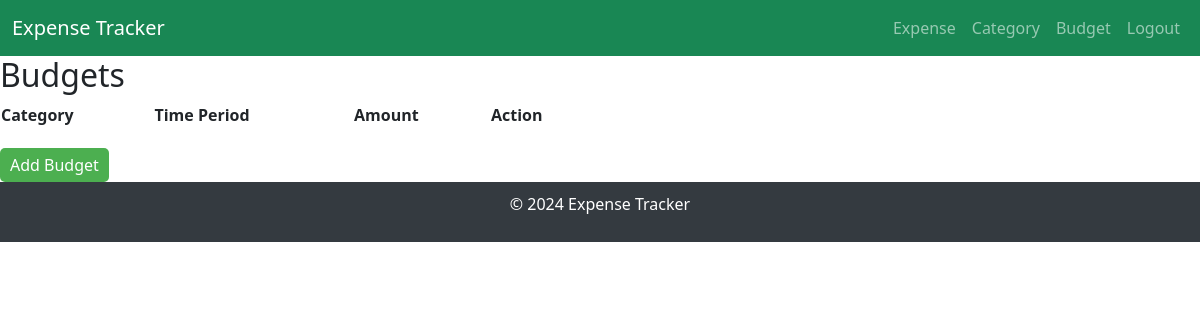
/expense/showbudget (signed in), run on an earlier commit of the app's database.
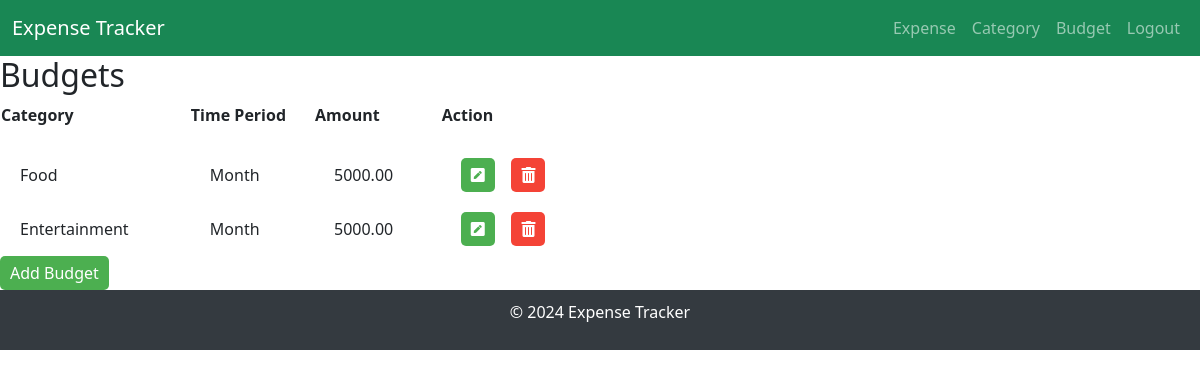
And on a later commit of the database.
### expense/models.py (models this page shows)
class Budget(models.Model):
    PERIOD=(
        ('Week','Week'),
        ('Month', 'Month'),
        ('Year', 'Year')
    )
    user = models.ForeignKey(User, on_delete=models.CASCADE)
    expense = models.ForeignKey(Expense, on_delete=models.CASCADE, null=True)
    category = models.ForeignKey(Category, on_delete=models.SET_NULL, null=True)
    time_period = models.CharField(max_length=200, choices=PERIOD, default=1)
    amount = models.DecimalField(max_digits=10, decimal_places=2)
    rem_amount = models.DecimalField(max_digits=10, decimal_places=2, null=True)

class Category(models.Model):
    name = models.CharField(max_length=100)
    def __str__(self):
        return self.name

### expense/views.py (the view)
# urls.py: path('showbudget', views.budget_list, name='budget_list'),
@login_required
def budget_list(request):
    budgets = Budget.objects.all()
    return render(request, 'expense/budget_list.html', {
        'budgets': budgets
    })

### expense/templates/expense/budget_list.html (shortened to what this page needs)
{% extends 'layout.html' %}
{% block content %}
  <h2>Budgets</h2>
  <table>
    <thead>
      <tr>
        <th>Category</th>
        <th>Time Period</th>
        <th>Amount</th>
        <th>Action</th>
      </tr>
    </thead>
    <tbody>
        <tr>
          <td>{{ rem_amount }}</td>
        </tr>
      {% for budget in budgets %}
        <tr>
          <td>{{ budget.category }}</td>
          <td>{{ budget.time_period }}</td>
          <td>{{ budget.amount }}</td>
          <td>
            <a href="/updatebudget/{{budget.id}}" class="btn btn-primary">
                <i class="fas fa-pen-square"></i>
            </a>
            <a href="/deletebudget/{{budget.id}}" class="btn btn-danger" onclick="return confirm('Are you sure you want to delete this budget?')">
                <i class="fas fa-trash-alt"></i>
            </a>
        </td>
        </tr>
      {% endfor %}
    </tbody>
  </table>
  <a href="{% url 'add_budget' %}" class="btn btn-primary">Add Budget</a>
{% endblock %}

### expense/templates/layout.html (shortened to what this page needs)
<!DOCTYPE html>
<html lang="en">
<head>
    {% load static %}
  <link href="https://cdn.jsdelivr.net/npm/bootstrap@5.3.3/dist/css/bootstrap.min.css" rel="stylesheet"
>
  <link rel="stylesheet" href="https://pro.fontawesome.com/releases/v5.10.0/css/all.css"
 />
</head>
<body>
    <header>
        <nav class="navbar navbar-expand-lg navbar-dark bg-success">
            <div class="container-fluid">
                <a class="navbar-brand" href="{% url 'homepage' %}">Expense Tracker</a>
                <div class="collapse navbar-collapse" id="navbarNav">
                    <ul class="navbar-nav ms-auto">
                        {% if user.is_authenticated %}
                            <li class="nav-item"><a class="nav-link" href="{% url 'expense_list' %}">Expense</a></li>
                            <li class="nav-item"><a class="nav-link" href="{% url 'category_list' %}">Category</a></li>
                            <li class="nav-item"><a class="nav-link" href="{% url 'budget_list' %}">Budget</a></li>
                            <li class="nav-item"><a class="nav-link" href="{% url 'logout' %}">Logout</a></li>
                        {% else %}
                            <li class="nav-item"><a class="nav-link" href="{% url 'login' %}">Login</a></li>
                        {% endif %}
                    </ul>
                </div>
            </div>
        </nav>
    </header>
    <main>
        {% block content %}{% endblock %}
    </main>
    <footer>
        <p>&copy; 2024 Expense Tracker</p>
    </footer>
</body>
</html>

### expense/templates/layout.html (style rules this page uses)
footer { text-align: center; padding: 10px 20px; background-color: #343a40; color: white; }
table { width: 50%; border-spacing: 0 10px; }
table td { padding: 10px 20px; border: none; }
.btn-primary { background-color: #4CAF50; color: white; border: none; padding: 5px 10px; border-radius: 5px; cursor: pointer; text-decoration: none; }
.btn-danger { background-color: #f44336; color: white; border: none; padding: 5px 10px; border-radius: 5px; cursor: pointer; text-decoration: none; }

What changed in the data, as far as the page shows it:
added Budget: category "Food", time_period "Month", amount "5000.00"
added Budget: category "Entertainment", time_period "Month", amount "5000.00"
